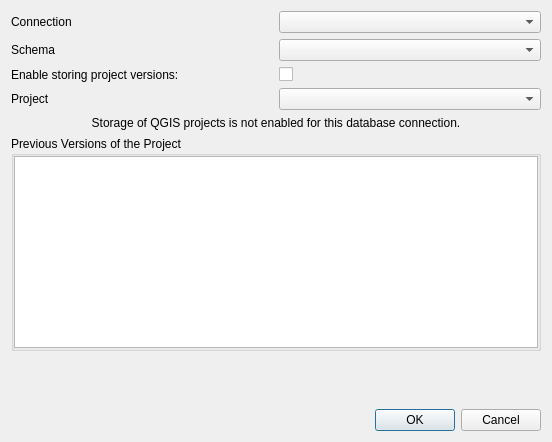
<?xml version="1.0" encoding="UTF-8"?>
<ui version="4.0">
 <class>QgsPostgresProjectStorageDialog</class>
 <widget class="QDialog" name="QgsPostgresProjectStorageDialog">
  <property name="geometry">
   <rect>
    <x>0</x>
    <y>0</y>
    <width>552</width>
    <height>442</height>
   </rect>
  </property>
  <layout class="QVBoxLayout" name="verticalLayout">
   <item>
    <layout class="QGridLayout" name="gridLayout">
     <item row="0" column="0">
      <widget class="QLabel" name="label">
       <property name="text">
        <string>Connection</string>
       </property>
      </widget>
     </item>
     <item row="3" column="0">
      <widget class="QLabel" name="label_3">
       <property name="text">
        <string>Project</string>
       </property>
      </widget>
     </item>
     <item row="1" column="1">
      <widget class="QComboBox" name="mCboSchema"/>
     </item>
     <item row="1" column="0">
      <widget class="QLabel" name="label_2">
       <property name="text">
        <string>Schema</string>
       </property>
      </widget>
     </item>
     <item row="0" column="1">
      <widget class="QComboBox" name="mCboConnection"/>
     </item>
     <item row="3" column="1">
      <widget class="QComboBox" name="mCboProject"/>
     </item>
     <item row="2" column="0">
      <widget class="QLabel" name="mLabelProjectVersions">
       <property name="text">
        <string>Enable storing project versions:</string>
       </property>
      </widget>
     </item>
     <item row="2" column="1">
      <widget class="QCheckBox" name="mEnableProjectVersions">
       <property name="text">
        <string/>
       </property>
      </widget>
     </item>
    </layout>
   </item>
   <item>
    <widget class="QLabel" name="mLblProjectsNotAllowed">
     <property name="text">
      <string>Storage of QGIS projects is not enabled for this database connection.</string>
     </property>
     <property name="alignment">
      <set>Qt::AlignmentFlag::AlignCenter</set>
     </property>
     <property name="wordWrap">
      <bool>true</bool>
     </property>
    </widget>
   </item>
   <item>
    <widget class="QgsScrollArea" name="scrollArea">
     <property name="frameShape">
      <enum>QFrame::Shape::NoFrame</enum>
     </property>
     <property name="widgetResizable">
      <bool>true</bool>
     </property>
     <widget class="QWidget" name="scrollAreaWidgetContents">
      <property name="geometry">
       <rect>
        <x>0</x>
        <y>0</y>
        <width>534</width>
        <height>263</height>
       </rect>
      </property>
      <layout class="QVBoxLayout" name="verticalLayout_3">
       <property name="leftMargin">
        <number>0</number>
       </property>
       <property name="topMargin">
        <number>0</number>
       </property>
       <property name="rightMargin">
        <number>0</number>
       </property>
       <property name="bottomMargin">
        <number>0</number>
       </property>
       <item>
        <widget class="QgsCollapsibleGroupBox" name="mGroupBoxVersions">
         <property name="title">
          <string>Previous Versions of the Project</string>
         </property>
         <property name="flat">
          <bool>false</bool>
         </property>
         <property name="checkable">
          <bool>false</bool>
         </property>
         <layout class="QVBoxLayout" name="verticalLayout_2">
          <property name="leftMargin">
           <number>0</number>
          </property>
          <property name="topMargin">
           <number>0</number>
          </property>
          <property name="rightMargin">
           <number>0</number>
          </property>
          <property name="bottomMargin">
           <number>0</number>
          </property>
          <item>
           <widget class="QTableView" name="mVersionsTableView"/>
          </item>
         </layout>
        </widget>
       </item>
       <item>
        <spacer name="verticalSpacer">
         <property name="orientation">
          <enum>Qt::Orientation::Vertical</enum>
         </property>
         <property name="sizeHint" stdset="0">
          <size>
           <width>20</width>
           <height>40</height>
          </size>
         </property>
        </spacer>
       </item>
      </layout>
     </widget>
    </widget>
   </item>
   <item>
    <widget class="QDialogButtonBox" name="buttonBox">
     <property name="orientation">
      <enum>Qt::Orientation::Horizontal</enum>
     </property>
     <property name="standardButtons">
      <set>QDialogButtonBox::StandardButton::Cancel|QDialogButtonBox::StandardButton::Ok</set>
     </property>
    </widget>
   </item>
  </layout>
 </widget>
 <customwidgets>
  <customwidget>
   <class>QgsCollapsibleGroupBox</class>
   <extends>QGroupBox</extends>
   <header location="global">qgscollapsiblegroupbox.h</header>
   <container>1</container>
  </customwidget>
  <customwidget>
   <class>QgsScrollArea</class>
   <extends>QScrollArea</extends>
   <header location="global">qgsscrollarea.h</header>
   <container>1</container>
  </customwidget>
 </customwidgets>
 <resources/>
 <connections>
  <connection>
   <sender>buttonBox</sender>
   <signal>rejected()</signal>
   <receiver>QgsPostgresProjectStorageDialog</receiver>
   <slot>reject()</slot>
   <hints>
    <hint type="sourcelabel">
     <x>316</x>
     <y>260</y>
    </hint>
    <hint type="destinationlabel">
     <x>286</x>
     <y>274</y>
    </hint>
   </hints>
  </connection>
 </connections>
</ui>
